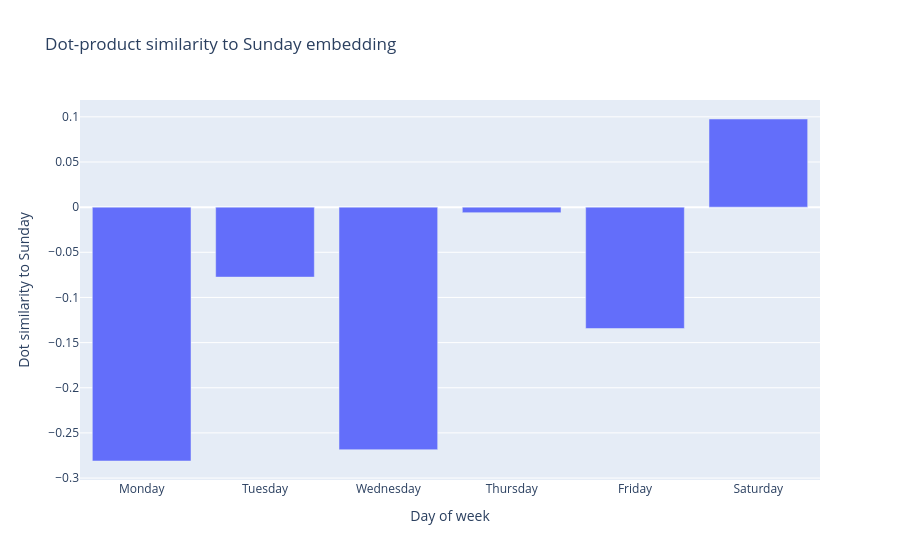

Write notebook code for a chart like this one.
### Code cell
import numpy as np
import pandas as pd
import plotly.express as px

# NOTE: build with help of LLM
def plot_sunday_similarity(day_of_week_ee):
    
    day_map = {
        "0": "Monday",
        "1": "Tuesday",
        "2": "Wednesday",
        "3": "Thursday",
        "4": "Friday",
        "5": "Saturday",
        "6": "Sunday",
    }

    sunday = day_of_week_ee["6"]

    rows = []
    for key, day_name in day_map.items():
        if key == "6":
            continue

        vec = day_of_week_ee[key]
        dot_sim = np.dot(sunday, vec)

        rows.append({
            "day": day_name,
            "dot_similarity_to_sunday": dot_sim,
        })

    df = pd.DataFrame(rows)

    fig = px.bar(
        df,
        x="day",
        y="dot_similarity_to_sunday",
        title="Dot-product similarity to Sunday embedding",
        labels={
            "day": "Day of week",
            "dot_similarity_to_sunday": "Dot similarity to Sunday",
        },
    )

    fig.update_layout(
        xaxis_categoryorder="array",
        xaxis_categoryarray=[
            "Monday", "Tuesday", "Wednesday",
            "Thursday", "Friday", "Saturday"
        ]
    )

    fig.show()

    return df

sunday_sim_df = plot_sunday_similarity(day_of_week_ee)
sunday_sim_df

### Figure 1 — Plotly figure (JSON) as saved in the notebook; plotly's stock layout.template omitted (floating-point values rounded to 4 significant figures)
{"data": [{"hovertemplate": "Day of week=%{x}<br>Dot similarity to Sunday=%{y}<extra></extra>", "legendgroup": "", "marker": {"color": "#636efa", "pattern": {"shape": ""}}, "name": "", "orientation": "v", "showlegend": false, "textposition": "auto", "type": "bar", "x": ["Monday", "Tuesday", "Wednesday", "Thursday", "Friday", "Saturday"], "xaxis": "x", "y": [-0.2811, -0.07746, -0.2686, -0.006088, -0.1344, 0.09761], "yaxis": "y"}], "layout": {"barmode": "relative", "legend": {"tracegroupgap": 0}, "title": {"text": "Dot-product similarity to Sunday embedding"}, "xaxis": {"anchor": "y", "categoryarray": ["Monday", "Tuesday", "Wednesday", "Thursday", "Friday", "Saturday"], "categoryorder": "array", "domain": [0, 1], "title": {"text": "Day of week"}}, "yaxis": {"anchor": "x", "domain": [0, 1], "title": {"text": "Dot similarity to Sunday"}}}}
